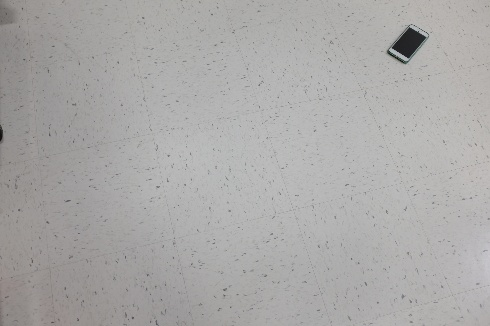
#> input picture images/0.jpg, 490 x 326 px; its folder holds only this picture in this run
$ python find_phone.py
#> lines starting #> are read from the running program, lines starting #| are printed output that depends on the picture; after the words box and inside, x2 and y2 are one past the last pixel; in counts of white or black regions, pixels touching at a corner belong together
import cv2
import glob

##LBP Cascade Classifier
#phone_cascade=cv2.CascadeClassifier('phonecascadeLBP25.xml')

##HAAR Cascade Classifier
phone_cascade=cv2.CascadeClassifier('phonecascade30.xml')

img_path="C:/Python27/find_phone/images/"
ii=0
for i in glob.glob(img_path+'*.jpg'):
    img=cv2.imread(i)
#> img is the input picture: shape (326, 490, 3); mean B, G, R 168.1, 169.1, 170.3
    #print i
    gray=cv2.cvtColor(img, cv2.COLOR_BGR2GRAY)
    phone=phone_cascade.detectMultiScale(gray,1.3,10)
#> phone = [[380, 13, 57, 57]]

    for (x, y, w, h) in phone:
        cv2.rectangle(img, (x, y), (x + w, y + h), (255, 0, 0), 2)
        cx=float(x+(w/2))
        cy=float(y+(h/2))
        cv2.circle(img,(int(cx),int(cy)),1,(0,0,255),1)
#> this loop made 1 pass
#> (x, y, w, h, cx, cy) on pass 1: (380, 13, 57, 57, 408.5, 41.5)
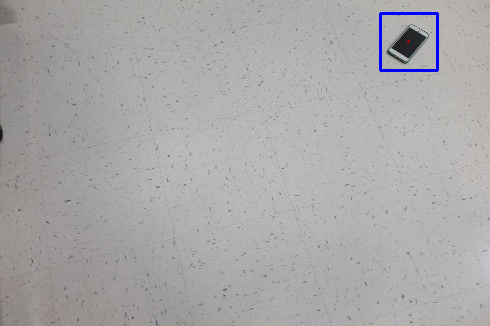
#> img: shape (326, 490, 3); 0.43% of pixels changed, all inside (x1, y1, x2, y2) = (379, 12, 439, 72)

    cx=round(cx/img.shape[1],3)
#> cx = 0.834
    cy=round(cy/img.shape[0],3)
#> cy = 0.127
    #print(cx,cy)
    line=i+' '+str(cx)+' '+str(cy)+'\n'
    with open('res.txt','a') as f:
        f.write(line)
    cv2.imshow('img', img)
    #cv2.waitKey()
    cv2.imwrite('C:/Python27/find_phone/Results/res'+str(ii)+'.jpg',img)
    ii+=1
    cv2.destroyAllWindows()

$ run again, on images/101.jpg
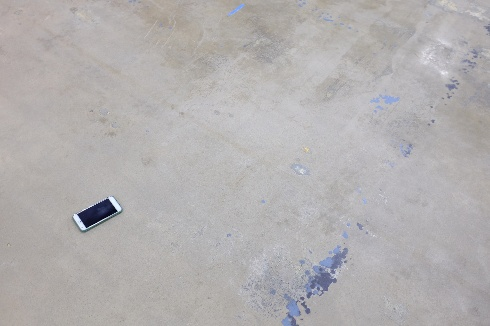
#> input picture images/101.jpg, 490 x 326 px
#> img is the input picture: shape (326, 490, 3); mean B, G, R 175.9, 175.5, 178.4
#> phone = [[68, 182, 59, 59]]
#> the loop `for (x, y, w, h) in phone:` made 1 pass
#> (x, y, w, h, cx, cy) on pass 1: (68, 182, 59, 59, 97.5, 211.5)
#> after the loop `for (x, y, w, h) in phone:`:
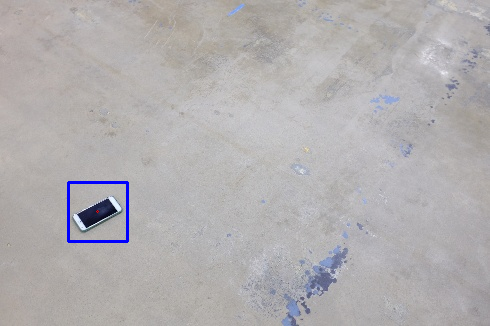
#> img: shape (326, 490, 3); 0.44% of pixels changed, all inside (x1, y1, x2, y2) = (67, 181, 129, 243)
#> `cx=round(cx/img.shape[1],3)`: cx = 0.199
#> `cy=round(cy/img.shape[0],3)`: cy = 0.649

$ run again, on images/1.jpg
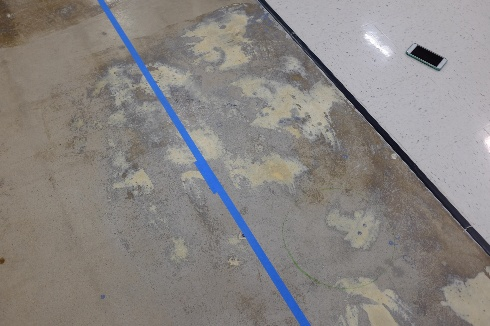
#> input picture images/1.jpg, 490 x 326 px
#> img is the input picture: shape (326, 490, 3); mean B, G, R 130, 132.5, 136.4
#> `gray=cv2.cvtColor(img, cv2.COLOR_BGR2GRAY)`:
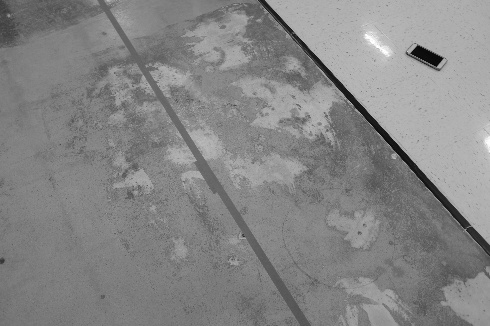
#> gray: shape (326, 490); min 6, max 255, mean 133.4
#> phone = [[402, 27, 51, 51]]
#> the loop `for (x, y, w, h) in phone:` made 1 pass
#> (x, y, w, h, cx, cy) on pass 1: (402, 27, 51, 51, 427.5, 52.5)
#> after the loop `for (x, y, w, h) in phone:`:
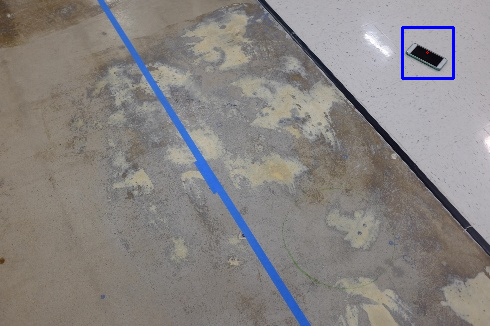
#> img: shape (326, 490, 3); 0.38% of pixels changed, all inside (x1, y1, x2, y2) = (401, 26, 455, 80)
#> `cx=round(cx/img.shape[1],3)`: cx = 0.872
#> `cy=round(cy/img.shape[0],3)`: cy = 0.161
